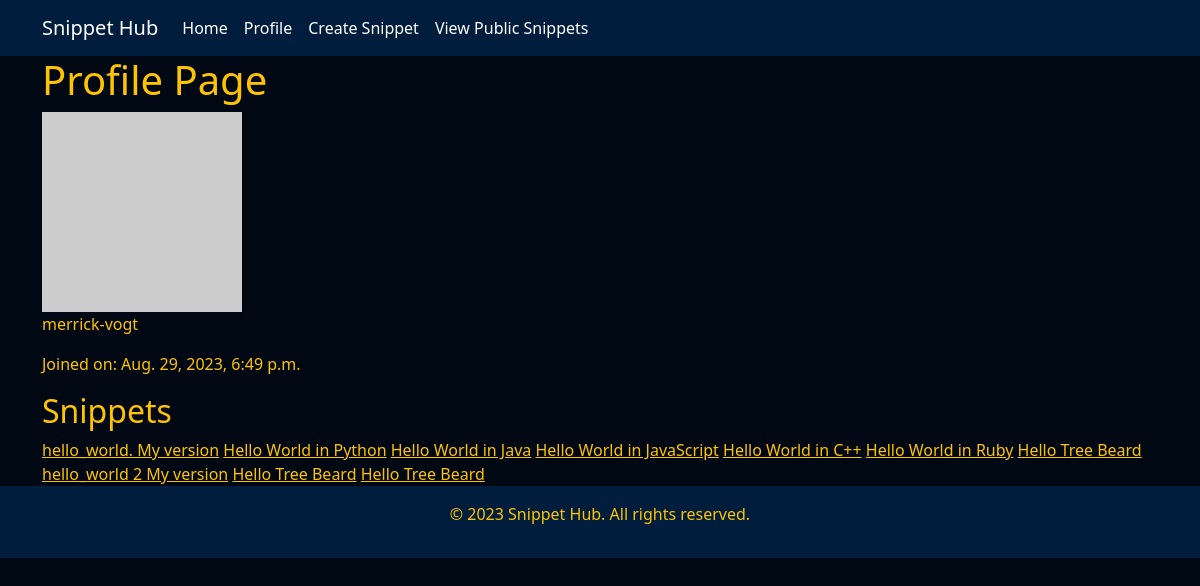
The app's page /profile/ (signed in), older data.
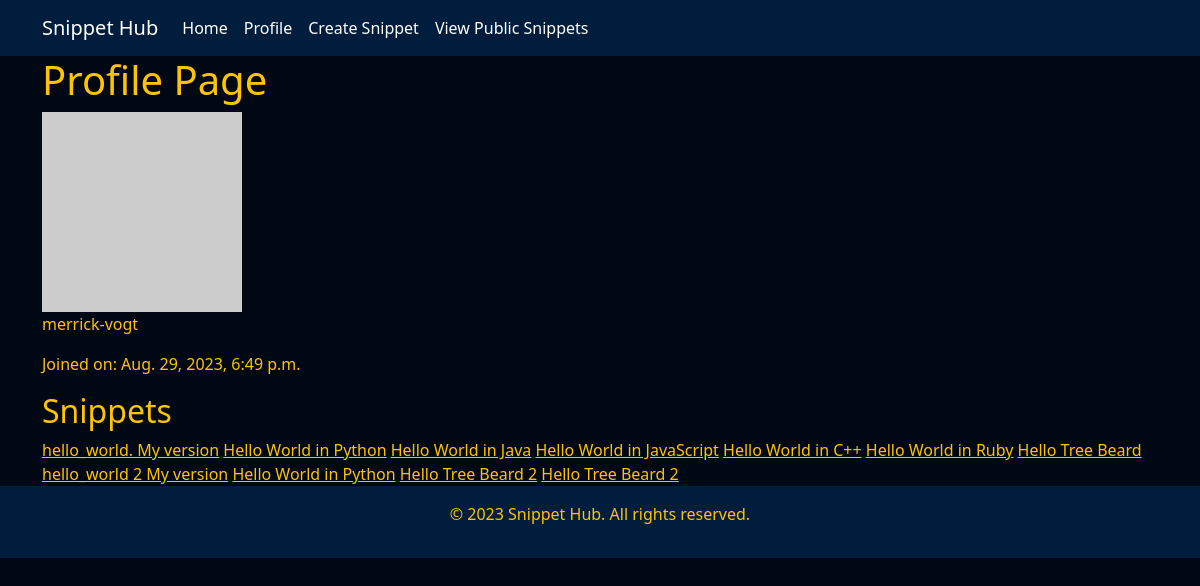
The same page, newer data.
### snippets/models.py (models this page shows, shortened)
class Snippet(models.Model):
    title = models.CharField(max_length=100)
    language = models.CharField(max_length=100)
    code = models.TextField()
    description = models.TextField()
    created = models.DateTimeField(auto_now_add=True)
    modified = models.DateTimeField(auto_now=True)
    creator = models.ForeignKey('auth.User', related_name='snippets', on_delete=models.CASCADE)
    is_public = models.BooleanField(default=True)
    tags = models.ManyToManyField("Tag")
    copy_count = models.PositiveBigIntegerField(default=0)

### snippets/views.py (the view)
# urls.py: path('profile/', views.profile, name='profile'),  # Profile page
def profile(request):
    snippets = Snippet.objects.filter(creator=request.user)  # only fetch snippets created by the current user
    return render(request, 'snippets/profile.html', {'snippets': snippets})

### snippets/templates/snippets/profile.html (shortened to what this page needs)
{% extends 'base.html' %}
{% block content %}
    <h1>Profile Page</h1>
    <img src="https://robohash.org/{{ user.username }}" alt="Profile Picture" style="width:200px; height:200px;">
    <p> {{ user.username }}</p>
    <p>Joined on: {{ user.profile.date_created }}</p>
    <h2>Snippets</h2>
    {% for snippet in user.snippets.all %}
        <a href="{% url 'snippets:view_snippet' snippet.id %}">{{ snippet.title }}</a>
    {% endfor %}
{% endblock %}

Row changes from the older to the newer data that the page shows:
removed Snippet: title "Hello Tree Beard"
removed Snippet: title "Hello Tree Beard"
added Snippet: title "Hello World in Python"
added Snippet: title "Hello Tree Beard 2"
added Snippet: title "Hello Tree Beard 2"
